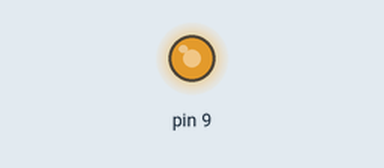
Bench run of a sketch on a simulated Arduino Uno, built with avr-gcc and run on an emulated ATmega328P. Parts: output pins drawn as LEDs (lit = HIGH).

Above: at 0.1 s.
Timing chart, 0 to 1.6 s (numbered marks = the images above):
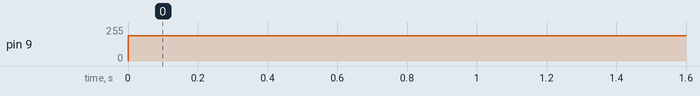

The sketch:

pwm.ino
```cpp
/*
DS08-NFA SERVO MOTOR

https://en.wikipedia.org/wiki/Duty_cycle
Calculating duty cycle
  D= T/P * 100

eg: 1/20 * 100 = 7.5

-------------------------------
Table from the User manual
-------------------------------
Period Of High Logic Within
20ms Period Of Pulse. (ms)
-------------------------------
1 Rotate in one direction with the maximum speed.
1.1 ~ 1.4 Rotate in one direction with the gradually decreasing
1.5 Stops rotate.
1.6 ~ 1.9 Rotate in another direction with gradually increasing
2.0 Rotate in another direction with the maximum speed.

*/
float dutyCycle = 0.75;

void setup() {
  pinMode(9, OUTPUT);
}

void loop() {
   analogWrite(9, 255 * dutyCycle);
   delay(20);
}
```

Measured:
- by itself, pin 9: 0/255 → 191/255 at 0.00 s
